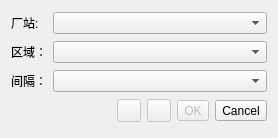
<?xml version="1.0" encoding="UTF-8"?>
<ui version="4.0">
 <class>LabelAreaDlg</class>
 <widget class="QDialog" name="LabelAreaDlg">
  <property name="geometry">
   <rect>
    <x>0</x>
    <y>0</y>
    <width>278</width>
    <height>138</height>
   </rect>
  </property>
  <property name="sizePolicy">
   <sizepolicy hsizetype="Fixed" vsizetype="Fixed">
    <horstretch>0</horstretch>
    <verstretch>0</verstretch>
   </sizepolicy>
  </property>
  <property name="windowTitle">
   <string>Segmentation</string>
  </property>
  <layout class="QGridLayout" name="gridLayout">
   <item row="0" column="0">
    <widget class="QLabel" name="label_3">
     <property name="sizePolicy">
      <sizepolicy hsizetype="Fixed" vsizetype="Preferred">
       <horstretch>0</horstretch>
       <verstretch>0</verstretch>
      </sizepolicy>
     </property>
     <property name="text">
      <string>厂站:</string>
     </property>
    </widget>
   </item>
   <item row="1" column="0" colspan="2">
    <widget class="QLabel" name="label_4">
     <property name="sizePolicy">
      <sizepolicy hsizetype="Fixed" vsizetype="Preferred">
       <horstretch>0</horstretch>
       <verstretch>0</verstretch>
      </sizepolicy>
     </property>
     <property name="text">
      <string>区域：</string>
     </property>
    </widget>
   </item>
   <item row="1" column="2">
    <widget class="QComboBox" name="comboBoxArea">
     <property name="sizePolicy">
      <sizepolicy hsizetype="Expanding" vsizetype="Fixed">
       <horstretch>0</horstretch>
       <verstretch>0</verstretch>
      </sizepolicy>
     </property>
    </widget>
   </item>
   <item row="2" column="0" colspan="2">
    <widget class="QLabel" name="label_2">
     <property name="sizePolicy">
      <sizepolicy hsizetype="Fixed" vsizetype="Preferred">
       <horstretch>0</horstretch>
       <verstretch>0</verstretch>
      </sizepolicy>
     </property>
     <property name="text">
      <string>间隔：</string>
     </property>
    </widget>
   </item>
   <item row="2" column="2">
    <widget class="QComboBox" name="comboBoxInterval"/>
   </item>
   <item row="3" column="0" colspan="3">
    <layout class="QHBoxLayout" name="horizontalLayout">
     <item>
      <spacer name="horizontalSpacer">
       <property name="orientation">
        <enum>Qt::Orientation::Horizontal</enum>
       </property>
       <property name="sizeHint" stdset="0">
        <size>
         <width>40</width>
         <height>20</height>
        </size>
       </property>
      </spacer>
     </item>
     <item>
      <widget class="QToolButton" name="saveToolButton">
       <property name="enabled">
        <bool>false</bool>
       </property>
       <property name="toolTip">
        <string>Export current polyline to the main DB</string>
       </property>
       <property name="icon">
        <iconset resource="../icons.qrc">
         <normaloff>:/CC/images/dbContainerSymbol.png</normaloff>:/CC/images/dbContainerSymbol.png</iconset>
       </property>
      </widget>
     </item>
     <item>
      <widget class="QToolButton" name="resetToolButton">
       <property name="enabled">
        <bool>false</bool>
       </property>
       <property name="toolTip">
        <string>Reset current polyline</string>
       </property>
       <property name="icon">
        <iconset resource="../icons.qrc">
         <normaloff>:/CC/images/smallReset.png</normaloff>:/CC/images/smallReset.png</iconset>
       </property>
      </widget>
     </item>
     <item>
      <widget class="QToolButton" name="validButton">
       <property name="enabled">
        <bool>false</bool>
       </property>
       <property name="sizePolicy">
        <sizepolicy hsizetype="Fixed" vsizetype="Fixed">
         <horstretch>0</horstretch>
         <verstretch>0</verstretch>
        </sizepolicy>
       </property>
       <property name="toolTip">
        <string>Confirm polyline creation and exit</string>
       </property>
       <property name="text">
        <string>OK</string>
       </property>
       <property name="icon">
        <iconset resource="../icons.qrc">
         <normaloff>:/CC/images/smallValidate.png</normaloff>:/CC/images/smallValidate.png</iconset>
       </property>
      </widget>
     </item>
     <item>
      <widget class="QToolButton" name="cancelButton">
       <property name="sizePolicy">
        <sizepolicy hsizetype="Fixed" vsizetype="Fixed">
         <horstretch>0</horstretch>
         <verstretch>0</verstretch>
        </sizepolicy>
       </property>
       <property name="toolTip">
        <string>Cancel</string>
       </property>
       <property name="text">
        <string>Cancel</string>
       </property>
       <property name="icon">
        <iconset resource="../icons.qrc">
         <normaloff>:/CC/images/smallCancel.png</normaloff>:/CC/images/smallCancel.png</iconset>
       </property>
      </widget>
     </item>
    </layout>
   </item>
   <item row="0" column="2">
    <widget class="QComboBox" name="comboBoxFactory">
     <property name="sizePolicy">
      <sizepolicy hsizetype="Expanding" vsizetype="Fixed">
       <horstretch>0</horstretch>
       <verstretch>0</verstretch>
      </sizepolicy>
     </property>
    </widget>
   </item>
  </layout>
 </widget>
 <resources>
  <include location="../icons.qrc"/>
 </resources>
 <connections/>
</ui>
